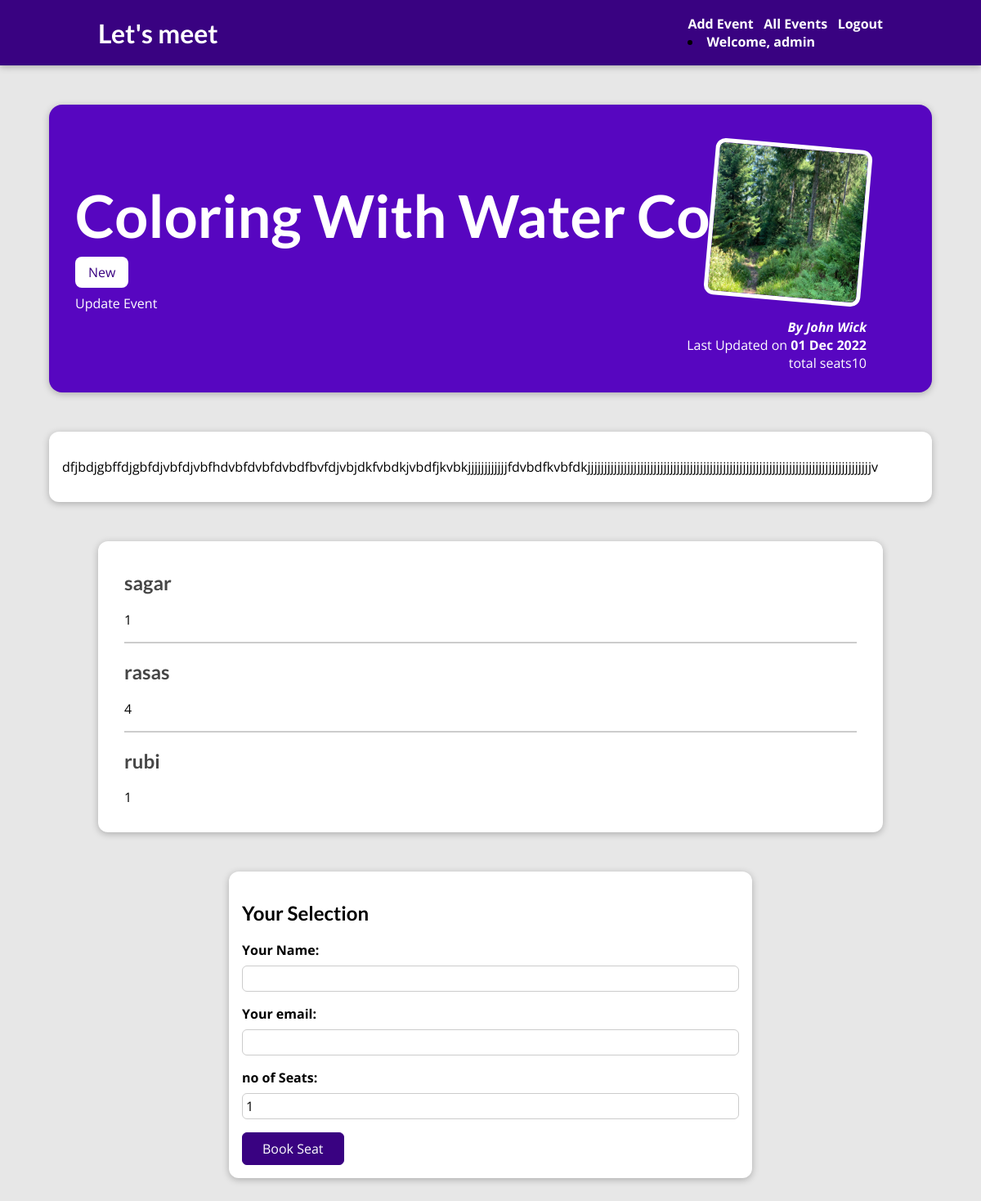
The app's page /events/coloring-and-fun (signed in) with its own data.
### blog/models.py (models this page shows, shortened)
class Post(models.Model):
    title = models.CharField(max_length=200)
    summary = models.CharField(max_length=300)
    image = models.CharField(max_length=100)
    date= models.DateTimeField()
    content = models.TextField(validators=[MinLengthValidator(50)])
    slug = models.SlugField(db_index=True, unique=True)
    author = models.ForeignKey(Author, on_delete=models.SET_NULL, null=True, related_name="posts")
    tags = models.ManyToManyField(Tag)
    category=models.CharField(max_length=100,default='fun')
    venue=models.CharField(max_length=100,default="none")
    total_seats=models.IntegerField(default=10)

class Tag(models.Model):
    caption = models.CharField(max_length=50)

class Author(models.Model):
    first_name = models.CharField(max_length=100)
    last_name = models.CharField(max_length=100)
    email_address = models.EmailField()
    def __str__(self):
        return "{} {}".format(self.first_name, self.last_name)

class RegisterEvent(models.Model):
    user_name = models.CharField(max_length=100)
    user_email = models.EmailField()
    seats = models.IntegerField(default=1)
    post = models.ForeignKey(Post, on_delete=models.CASCADE, related_name="registrations")

### blog/views.py (the view, shortened to what this page needs)
# urls.py: path("events/<slug:slug>", views.PostsDetailView.as_view(), name="selected-post"),
class PostsDetailView(View):  # remove s
    def get(self, request, slug):
        post = Post.objects.get(slug=slug)
        register_form = RegisterEventForm()
        return render(request, "blog/post_detail.html",
                      {"post": post, "post_tags": post.tags.all(), "registrations": post.registrations.all().order_by("-id"), "register_form": register_form, })

### blog/forms.py
class RegisterEventForm(ModelForm):
    class Meta:
        model = RegisterEvent
        exclude = ["post"]
        labels = {"user_name": "Your Name",
                  "user_email": "Your email","seats":"no of Seats"}

### blog/templates/blog/post_detail.html (shortened to what this page needs)
{% extends 'base.html' %}
{% load static %}
{% block css_files %}
<link rel="stylesheet" href="{% static 'blog/post_detail.css' %}" />
{% endblock %}
{% block content %}
<section id="summary">
<h2>{{ post.title|title }}</h2>
<p>
    {% for tag in post_tags %}
        <span class='tag'>{{ tag.caption }}</span>
    {% endfor %}
</p>
    <a href="{% url 'update-event' post.slug %}">Update Event &nbsp; </a>
<article>
    <img src="{% static 'blog/images/'|add:post.image %}" alt=""/>
    <address>By <a href="mailto:{{ post.author.email_address }}">{{ post.author }}</a></address>
    <div>
        Last Updated on <time>{{ post.date|date:"d M Y" }}</time>
        <br>
        total seats{{ post.total_seats }}
    </div>
</article>
</section>
<main>
    {{ post.content|linebreaks }}
</main>
<section id="comments">
    <ul>
    {% for register in registrations %}
    <li>
        <h2>{{ register.user_name }}</h2>
        <p>{{ register.seats|linebreaks }}</p>
    </li>
    {% endfor %}
    </ul>
</section>
<section id="comment-form">
    <h2>Your Selection</h2>
    <form method="POST" action="{% url 'selected-post' post.slug %}">
        {% for fields in register_form %}
         <div class="form-control {% if fields.errors %}invalid{% endif %}">
            {{ fields.label_tag }}
            {{ fields }}
        </div>
        {% endfor %}
        <button>Book Seat</button>
    </form>
</section>
{% endblock %}

### templates/base.html (shortened to what this page needs)
{% load static %}
<!DOCTYPE html>
<html lang="en">
<head>
    <link rel="stylesheet" href="{% static 'app.css' %}"/>
    {% block css_files %}{% endblock css_files %}
</head>
<body>
<header id="main-navigation">
    <h1><a href="{% url 'starting-page' %}">Let's meet</a></h1>
    <nav>
        <a href="{% url 'add-post' %}">Add Event &nbsp; </a>
        <a href="{% url 'all-posts' %}">All Events &nbsp; </a>
        {% if user.is_authenticated %}
        <a href="{% url 'logout' %}">Logout</a>
        <li class="nav-item">
        <a class="nav-link" href="#">Welcome, {{user.username}}</a>
      </li>
        {% else %}
        <a class="nav-link" href="/login">Login</a>
        {% endif %}
    </nav>
</header>
{% block content %}
{% endblock content %}
</body>
</html>

### static/app.css (style rules this page uses)
* { box-sizing: border-box; }
html { font-family: 'Open Sans', 'Lato', sans-serif; }
body { margin: 0; }
h1, h2, h3 { font-family: 'Lato', sans-serif; font-weight: bold; }
#main-navigation { width: 100%; height: 5rem; display: flex; justify-content: space-between; align-items: center; padding: 0 10%; position: absolute; top: 0; left: 0; }
#main-navigation a { text-decoration: none; color: white; font-weight: bold; }

### blog/static/blog/post_detail.css (style rules this page uses)
body { background-color: #e7e7e7; }
#main-navigation { background-color: #390281; box-shadow: 0 2px 8px rgba(0, 0, 0, 0.25); }
#summary { margin: 8rem auto 3rem auto; padding: 2rem; width: 90%; max-width: 90rem; border-radius: 16px; background-color: #5706c0; position: relative; box-shadow: 0 2px 8px rgba(0, 0, 0, 0.25); height: 22rem; }
#summary h2 { color: white; font-size: 4.5rem; margin-bottom: 0.25rem; }
#summary article { position: absolute; top: 2rem; right: 3rem; padding: 1rem 2rem; border-radius: 12px; text-align: right; color: white; }
#summary article img { width: 12rem; height: 12rem; border-radius: 12px; transform: rotateZ(5deg); border: 5px solid white; margin-bottom: 1rem; }
#summary address { font-weight: bold; }
#summary a { color: white; text-decoration: none; }
#summary time { font-weight: bold; }
main { width: 90%; max-width: 90rem; margin: 3rem auto; background-color: white; padding: 1rem; border-radius: 12px; box-shadow: 0 2px 8px rgba(0, 0, 0, 0.25); }
.tag { background-color: white; color: #390281; padding: 0.5rem 1rem; border-radius: 8px; }
#comment-form { margin: 3rem auto; width: 90%; max-width: 40rem; border-radius: 12px; background-color: white; box-shadow: 0 2px 8px rgba(0, 0, 0, 0.25); padding: 1rem; }
#comment-form button { font: inherit; background-color: #390281; color: white; border: 1px solid #390281; padding: 0.5rem 1.5rem; border-radius: 6px; cursor: pointer; }
.form-control { margin-bottom: 1rem; }
.form-control label { font-weight: bold; margin-bottom: 0.5rem; display: block; }
.form-control input, .form-control textarea { display: block; width: 100%; font: inherit; padding: 0.25rem; border-radius: 6px; border: 1px solid #ccc; }
#comments { margin: 3rem auto; width: 90%; max-width: 60rem; border-radius: 12px; background-color: white; box-shadow: 0 2px 8px rgba(0, 0, 0, 0.25); padding: 1rem 2rem; }
#comments ul { list-style: none; margin: 0; padding: 0; }
#comments li { margin-bottom: 1rem; border-bottom: 2px solid #ccc; }
#comments li:last-of-type { border-bottom: none; }
#comments h2 { color: #464646; }

### records on screen
Post: title "Coloring With Water Color", image (picture), author "John Wick", date "01 Dec 2022", total_seats "10", content "dfjbdjgbffdjgbfdjvbfdjvbfhdvbfdvbfdvbdfbvfdjvbjdkfvbdkjvbdfjkvbkjjjjjjjjjjjjfdvbdfkvbfdkjjjjjjjjjjjjjjjjjjjjjjjjjjjjjjjjjjjjjjjjjjjjjjjjjjjjjjjjjjjjjjjjjjjjjjjjjjjjjjjjjjjjjjv"
Tag: caption "New"
RegisterEvent: user_name "sagar", seats "1"
RegisterEvent: user_name "rasas", seats "4"
RegisterEvent: user_name "rubi", seats "1"

### other values on screen
{{ user.username }} "admin"
{{ fields.label_tag }} "Your Name:" "Your email:" "no of Seats:"
